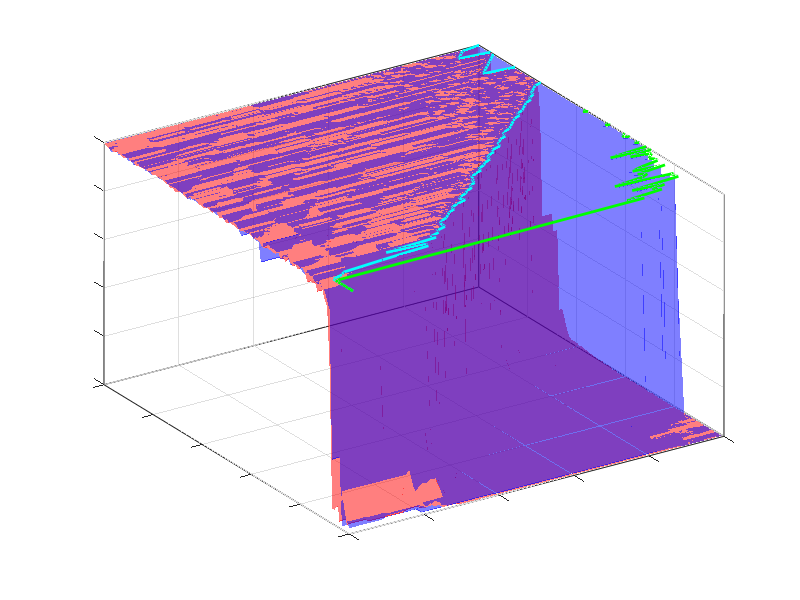

The MATLAB source for this figure:
function alpha_beta_heatmap_alpha_extremism

load heatmap_mat

x = 0:0.01:1;
y = 1:-0.01:0;

figure1 = figure('color',[1 1 1]);
axes1 = axes('Parent',figure1,'FontSize',24);box(axes1,'on');hold(axes1,'on');
view(axes1,[26 24]);

% x = 0.2:0.2:6; % the weight changes of link A_23
% y = 0.2:0.2:6; % the weight changes of link A_24
[X,Y] = meshgrid(x,y);

xdata1 = X;
ydata1 = Y;
zdata1 = FP_a;
zdata2 = BP_a;
% zdata2(1,2)=0.94;

for i = 1:101
    try
        F_c(i) = max(find(zdata1(:,i)>0.8));  %
    catch
        F_c(i) = min(find(zdata1(:,i)<0.8));
    end
end

for i = 1:101
    try
        B_c(i) = max(find(zdata2(:,i)>0.8));  %
    catch
        B_c(i) = min(find(zdata2(:,i)<0.8));
    end
end

% Create surf
surf(xdata1,ydata1,zdata1,'Parent',axes1,'FaceAlpha',0.5,...
    'FaceColor',[1 0 0],...
    'EdgeColor','none');

% Create surf
surf(xdata1,ydata1,zdata2,'Parent',axes1,'FaceAlpha',0.5,...
    'FaceColor',[0 0 1],...
    'EdgeColor','none');

plot3(x, 1-F_c*0.01, ones(101,1),'c','LineWidth',2)
plot3(x, 1-B_c*0.01, ones(101,1),'g','LineWidth',2)
% Create zlabel
% zlabel('Estextremism');
% Create xlabel
% xlabel('\beta (Party identiy)');
xlim([0,1])
ylim([0,1])
xticks([0 .2 .4 .6 .8 1])
xticklabels({'', '', '', '', '', ''})
yticks([0 .2 .4 .6 .8 1])
yticklabels({'', '', '', '', '', ''})
zticks([0 .2 .4 .6 .8 1])
zticklabels({'', '', '', '', '', ''})
% Create ylabel
% ylabel('\alpha (intolerance)');


view(axes1,[-123.2 36.4000000000001]);
box(axes1,'on');
grid(axes1,'on');
